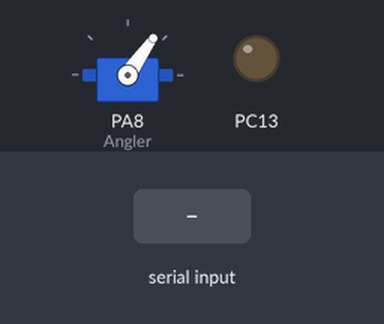
Simulated run of this sketch. Board: STM32 Blue Pill. Shown: servo, output pins drawn as LEDs (lit = HIGH). The inputs (shaded band) are chosen by the test bench.

Above: at 1.2 s.
1.3 s: "90,45\n" received over the second serial link
At 2.6 s:
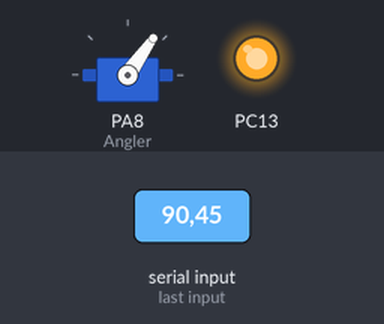
3.8 s: "30,150\n" received over the second serial link
At 5.7 s:
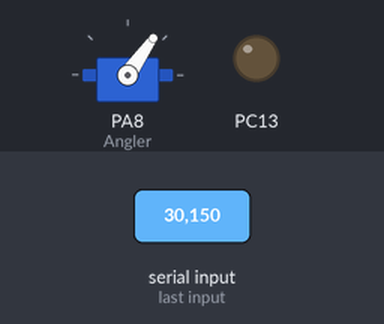
Timing chart, 0 to 7.2 s (numbered marks = the images above; inputs shaded):
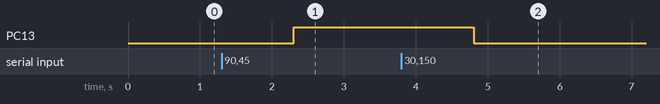

Measured:
- after the input at 1.3 s, PC13: LOW → HIGH after 1.0 s
- after the input at 3.8 s, PC13: HIGH → LOW after 1.0 s

The sketch:

SerialServoController.ino
```cpp
#include <Servo.h>
Servo Angler;
int pwm;
boolean ledVal = true;
const int maxAngle = 75;
const int minAngle = 55;
void setup() {
  pinMode(PC13,OUTPUT);
  Serial1.begin(115200);
  // put your setup code here, to run once:
  Angler.attach(PA8);
}

void loop() {
  while (Serial1.available()){
    pwm = Serial1.parseInt();
    digitalWrite(PC13,ledVal);
    (ledVal)?ledVal = false:ledVal = true;
  }
  // put your main code here, to run repeatedly:
  ServoWriter(pwm);
  Serial1.println(pwm);
  delay(1);
}

void ServoWriter(int pwmVal){
  if ((pwmVal <= maxAngle) && (pwmVal >= minAngle)){
    Angler.write(pwmVal);
  }
  else if (pwmVal > maxAngle){
    Angler.write(maxAngle);
  }
  else if (pwmVal < minAngle){
    Angler.write(minAngle);
  }
}
```
